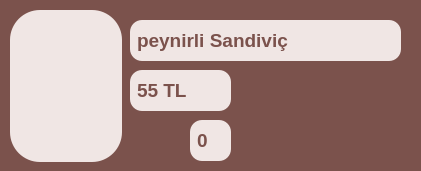
          <widget class="QGroupBox" name="gb_peynirli_sandivic">
           <property name="minimumSize">
            <size>
             <width>421</width>
             <height>171</height>
            </size>
           </property>
           <property name="maximumSize">
            <size>
             <width>421</width>
             <height>171</height>
            </size>
           </property>
           <property name="styleSheet">
            <string notr="true">QGroupBox {
    background-color:  #7b524c;
    color: #7b524c;
    border-radius: 12px;
    font-size: 14pt;
    padding: 5px;
}</string>
           </property>
           <property name="title">
            <string>GroupBox</string>
           </property>
           <widget class="QLineEdit" name="le_urun_adi_peynirli_sandivic_market">
            <property name="enabled">
             <bool>false</bool>
            </property>
            <property name="geometry">
             <rect>
              <x>130</x>
              <y>20</y>
              <width>271</width>
              <height>41</height>
             </rect>
            </property>
            <property name="font">
             <font>
              <pointsize>14</pointsize>
              <weight>75</weight>
              <bold>true</bold>
             </font>
            </property>
            <property name="styleSheet">
             <string notr="true">QLineEdit {
    background-color: #f0e6e4;
    color: #7b524c;
    border-radius: 12px;
    font-size: 14pt;
    padding: 5px;
	bond;
}</string>
            </property>
            <property name="text">
             <string>peynirli Sandiviç</string>
            </property>
           </widget>
           <widget class="QLineEdit" name="le_urun_fiyati_peynirli_sandivic_market">
            <property name="enabled">
             <bool>false</bool>
            </property>
            <property name="geometry">
             <rect>
              <x>130</x>
              <y>70</y>
              <width>101</width>
              <height>41</height>
             </rect>
            </property>
            <property name="font">
             <font>
              <pointsize>14</pointsize>
              <weight>75</weight>
              <bold>true</bold>
             </font>
            </property>
            <property name="styleSheet">
             <string notr="true">QLineEdit {
    background-color: #f0e6e4;
    color: #7b524c;
    border-radius: 12px;
    font-size: 14pt;
    padding: 5px;
	bond;
}</string>
            </property>
            <property name="text">
             <string>55 TL</string>
            </property>
           </widget>
           <widget class="QPushButton" name="btn_urun_adedi_eksiltme_peynirli_sandivic_market">
            <property name="geometry">
             <rect>
              <x>130</x>
              <y>120</y>
              <width>51</width>
              <height>41</height>
             </rect>
            </property>
            <property name="styleSheet">
             <string notr="true">QPushButton {
    background-color: rgba(0, 0, 0, 0);
    border: none;
}</string>
            </property>
            <property name="text">
             <string/>
            </property>
            <property name="icon">
             <iconset>
              <normaloff>icon/minus.png</normaloff>icon/minus.png</iconset>
            </property>
            <property name="iconSize">
             <size>
              <width>40</width>
              <height>40</height>
             </size>
            </property>
           </widget>
           <widget class="QPushButton" name="btn_urun_adedi_arttirma_peynirli_sandivic_market">
            <property name="geometry">
             <rect>
              <x>240</x>
              <y>120</y>
              <width>51</width>
              <height>41</height>
             </rect>
            </property>
            <property name="styleSheet">
             <string notr="true">QPushButton {
    background-color: rgba(0, 0, 0, 0);
    border: none;
}</string>
            </property>
            <property name="text">
             <string/>
            </property>
            <property name="icon">
             <iconset>
              <normaloff>icon/add.png</normaloff>icon/add.png</iconset>
            </property>
            <property name="iconSize">
             <size>
              <width>40</width>
              <height>40</height>
             </size>
            </property>
           </widget>
           <widget class="QLineEdit" name="le_urun_adedi_peynirli_sandivic_market">
            <property name="enabled">
             <bool>false</bool>
            </property>
            <property name="geometry">
             <rect>
              <x>190</x>
              <y>120</y>
              <width>41</width>
              <height>41</height>
             </rect>
            </property>
            <property name="font">
             <font>
              <pointsize>14</pointsize>
              <weight>75</weight>
              <bold>true</bold>
             </font>
            </property>
            <property name="styleSheet">
             <string notr="true">QLineEdit {
    background-color: #f0e6e4;
    color: #7b524c;
    border-radius: 12px;
    font-size: 14pt;
    padding: 5px;
	bond;
}</string>
            </property>
            <property name="text">
             <string>0</string>
            </property>
           </widget>
           <widget class="QPushButton" name="btn_urun_arka_plani_peynirli_sandivic_market">
            <property name="enabled">
             <bool>false</bool>
            </property>
            <property name="geometry">
             <rect>
              <x>10</x>
              <y>10</y>
              <width>112</width>
              <height>152</height>
             </rect>
            </property>
            <property name="minimumSize">
             <size>
              <width>0</width>
              <height>0</height>
             </size>
            </property>
            <property name="maximumSize">
             <size>
              <width>100000</width>
              <height>1000000</height>
             </size>
            </property>
            <property name="palette">
             <palette>
              <active>
               <colorrole role="WindowText">
                <brush brushstyle="SolidPattern">
                 <color alpha="255">
                  <red>252</red>
                  <green>237</green>
                  <blue>214</blue>
                 </color>
                </brush>
               </colorrole>
               <colorrole role="Button">
                <brush brushstyle="SolidPattern">
                 <color alpha="255">
                  <red>240</red>
                  <green>230</green>
                  <blue>228</blue>
                 </color>
                </brush>
               </colorrole>
               <colorrole role="Text">
                <brush brushstyle="SolidPattern">
                 <color alpha="255">
                  <red>252</red>
                  <green>237</green>
                  <blue>214</blue>
                 </color>
                </brush>
               </colorrole>
               <colorrole role="ButtonText">
                <brush brushstyle="SolidPattern">
                 <color alpha="255">
                  <red>252</red>
                  <green>237</green>
                  <blue>214</blue>
                 </color>
                </brush>
               </colorrole>
               <colorrole role="Base">
                <brush brushstyle="SolidPattern">
                 <color alpha="255">
                  <red>240</red>
                  <green>230</green>
                  <blue>228</blue>
                 </color>
                </brush>
               </colorrole>
               <colorrole role="Window">
                <brush brushstyle="SolidPattern">
                 <color alpha="255">
                  <red>240</red>
                  <green>230</green>
                  <blue>228</blue>
                 </color>
                </brush>
               </colorrole>
              </active>
              <inactive>
               <colorrole role="WindowText">
                <brush brushstyle="SolidPattern">
                 <color alpha="255">
                  <red>252</red>
                  <green>237</green>
                  <blue>214</blue>
                 </color>
                </brush>
               </colorrole>
               <colorrole role="Button">
                <brush brushstyle="SolidPattern">
                 <color alpha="255">
                  <red>240</red>
                  <green>230</green>
                  <blue>228</blue>
                 </color>
                </brush>
               </colorrole>
               <colorrole role="Text">
                <brush brushstyle="SolidPattern">
                 <color alpha="255">
                  <red>252</red>
                  <green>237</green>
                  <blue>214</blue>
                 </color>
                </brush>
               </colorrole>
               <colorrole role="ButtonText">
                <brush brushstyle="SolidPattern">
                 <color alpha="255">
                  <red>252</red>
                  <green>237</green>
                  <blue>214</blue>
                 </color>
                </brush>
               </colorrole>
               <colorrole role="Base">
                <brush brushstyle="SolidPattern">
                 <color alpha="255">
                  <red>240</red>
                  <green>230</green>
                  <blue>228</blue>
                 </color>
                </brush>
               </colorrole>
               <colorrole role="Window">
                <brush brushstyle="SolidPattern">
                 <color alpha="255">
                  <red>240</red>
                  <green>230</green>
                  <blue>228</blue>
                 </color>
                </brush>
               </colorrole>
              </inactive>
              <disabled>
               <colorrole role="WindowText">
                <brush brushstyle="SolidPattern">
                 <color alpha="255">
                  <red>252</red>
                  <green>237</green>
                  <blue>214</blue>
                 </color>
                </brush>
               </colorrole>
               <colorrole role="Button">
                <brush brushstyle="SolidPattern">
                 <color alpha="255">
                  <red>240</red>
                  <green>230</green>
                  <blue>228</blue>
                 </color>
                </brush>
               </colorrole>
               <colorrole role="Text">
                <brush brushstyle="SolidPattern">
                 <color alpha="255">
                  <red>252</red>
                  <green>237</green>
                  <blue>214</blue>
                 </color>
                </brush>
               </colorrole>
               <colorrole role="ButtonText">
                <brush brushstyle="SolidPattern">
                 <color alpha="255">
                  <red>252</red>
                  <green>237</green>
                  <blue>214</blue>
                 </color>
                </brush>
               </colorrole>
               <colorrole role="Base">
                <brush brushstyle="SolidPattern">
                 <color alpha="255">
                  <red>240</red>
                  <green>230</green>
                  <blue>228</blue>
                 </color>
                </brush>
               </colorrole>
               <colorrole role="Window">
                <brush brushstyle="SolidPattern">
                 <color alpha="255">
                  <red>240</red>
                  <green>230</green>
                  <blue>228</blue>
                 </color>
                </brush>
               </colorrole>
              </disabled>
             </palette>
            </property>
            <property name="font">
             <font>
              <family>Arial Black</family>
              <pointsize>16</pointsize>
              <weight>75</weight>
              <bold>true</bold>
             </font>
            </property>
            <property name="cursor">
             <cursorShape>ArrowCursor</cursorShape>
            </property>
            <property name="contextMenuPolicy">
             <enum>Qt::DefaultContextMenu</enum>
            </property>
            <property name="styleSheet">
             <string notr="true">QPushButton {
    background-color: #f0e6e4;
    border-radius: 30px;

}

</string>
            </property>
            <property name="text">
             <string/>
            </property>
           </widget>
           <widget class="QLabel" name="lb_urun_icon_peynirli_sandivic_market">
            <property name="geometry">
             <rect>
              <x>15</x>
              <y>40</y>
              <width>101</width>
              <height>101</height>
             </rect>
            </property>
            <property name="styleSheet">
             <string notr="true">QLbel{
background-color: #f0e6e4;

}

</string>
            </property>
            <property name="text">
             <string/>
            </property>
            <property name="pixmap">
             <pixmap>icon/sandwich_1365594.png</pixmap>
            </property>
            <property name="scaledContents">
             <bool>true</bool>
            </property>
           </widget>
          </widget>
